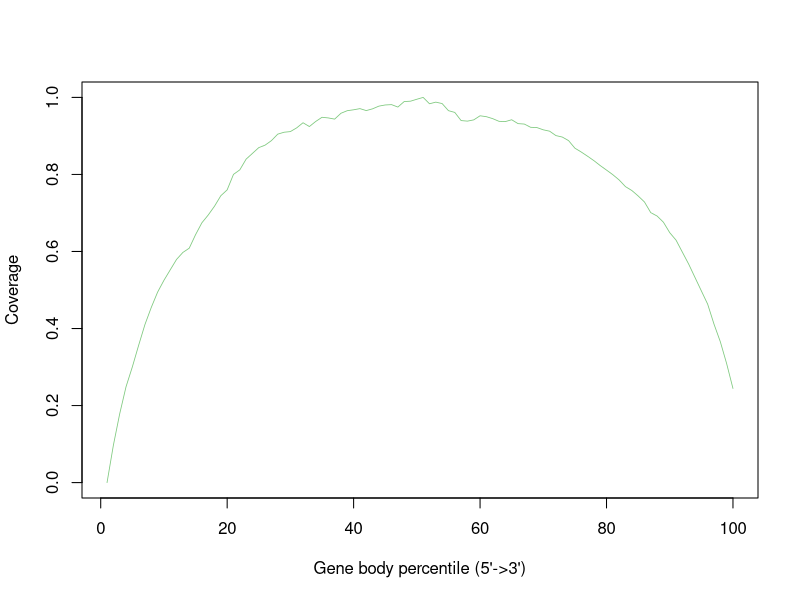

Write R code to recreate this figure.
SHAM_24Hr_SRR12108296.gencode.Aligned.sortedByCoord.out <- c(0.0,0.09667076128808573,0.17845529391210604,0.24854306869077303,0.3002273936944636,0.3564832935383082,0.4105993361025073,0.4548639091400347,0.4945047652454674,0.5251575436063638,0.5524630705326755,0.5795363281403422,0.5976005157326912,0.6085754103311768,0.6435749430838594,0.6744654081236025,0.6945902241026481,0.7176112962794925,0.7448145705319983,0.7600075572174813,0.8001996297234302,0.8119525926808755,0.8398052729875523,0.8546881158014916,0.8696718569491865,0.8760907516180978,0.8878057930541317,0.9046422713907853,0.9095680061541211,0.911274474617636,0.9209959274994685,0.9342339243221867,0.9243181236431206,0.9375161674343517,0.9483759431285526,0.9467216167569785,0.9436438789924252,0.958872755689244,0.9655381402473295,0.9678479672033014,0.97087694872604,0.9657941105168568,0.9703697483771621,0.977377780968001,0.9803708724794039,0.9812613510625475,0.9749453862374673,0.9892580518901847,0.9901796802944877,0.9952327230225619,1.0,0.9834743427049151,0.9877174900828449,0.9840262362754565,0.9655801247888922,0.9610613692107042,0.9398700104419618,0.9384012286572937,0.941657739308501,0.9522940488943845,0.9499408830567997,0.9448519503173896,0.9378723588676092,0.9372283701736399,0.9419902297908763,0.9319769166281808,0.9307891604039725,0.9223739685007591,0.9216595541241686,0.9158534983280672,0.9123085132461228,0.9008738202005235,0.897106046180287,0.8877895409735267,0.8681658308131323,0.8582615420244946,0.8473401438580002,0.8358756553312919,0.8230378659934694,0.8113092811569315,0.7993213402007403,0.7856337024812864,0.7682737717151498,0.7583342700852015,0.744223401099995,0.7285679072872975,0.7007829439831412,0.6920359387675776,0.6760059699309422,0.6488345226696209,0.6293557268946202,0.5981645983636864,0.5670405096652478,0.5323314828533778,0.49768678719390225,0.4631497615684341,0.4114227748531557,0.3657408849528757,0.308891106996927,0.24439472511637167)


pdf("/athena/angsd/scratch/pes4008/project/QC/rseqc/SHAM_24Hr_SRR12108296.geneBodyCoverage.curves.pdf")
x=1:100
icolor = colorRampPalette(c("#7fc97f","#beaed4","#fdc086","#ffff99","#386cb0","#f0027f"))(1)
plot(x,SHAM_24Hr_SRR12108296.gencode.Aligned.sortedByCoord.out,type='l',xlab="Gene body percentile (5'->3')", ylab="Coverage",lwd=0.8,col=icolor[1])
dev.off()
